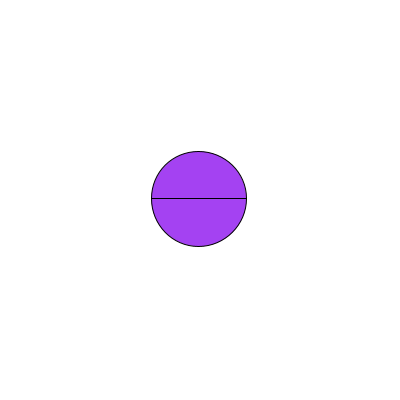
Frame 1 (no input)
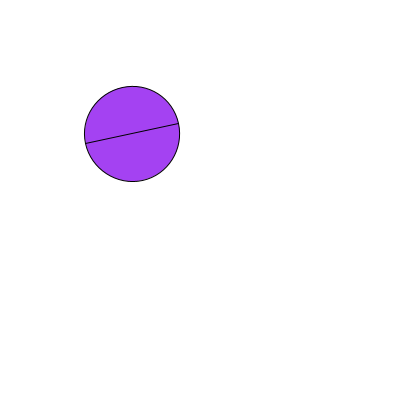
Frame 60 (the mouse pressed at the canvas centre just before this capture)
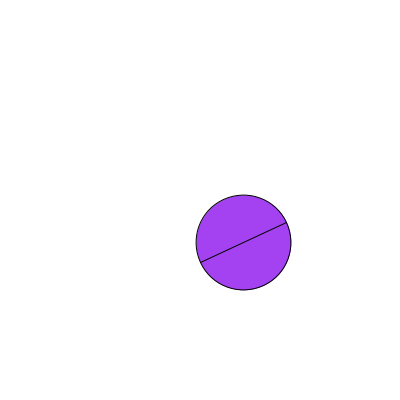
Frame 120 (the mouse held since frame 60 and released just before this capture)

The Processing sketch that drew these frames (run headless with seeded random() and noise(); from frame 60 on, the mouse is pressed at the canvas centre):

// Processing sketch: torque
// ── torque.pde
PhysicsBody b;


void setup(){
  size(400,400);
  b = new PhysicsBody(190,new PVector(width/2,height/2));
  b.applyLinearImpulse(PVector.random2D().mult(300));
  b.applyTorque(PI/6,new PVector(50,10));
}

void draw(){
   
  background(255);
  b.collideWithWalls();
  b.update();
  b.draw();
 if(mousePressed){
   PVector r = PVector.sub(new PVector(mouseX,mouseY),b.position).normalize();
   if(mouseButton == LEFT)b.applyTorque(-PI/3,new PVector(map(mouseX,0,width,-50,50),0));//r.copy().mult(30)
   else b.applyLinearImpulse(r.copy().mult(30));
 }
  
}

// ── PhysicsBody.pde
float g=5, G=5, density=4, maxVel=18;

class PhysicsBody {

  PVector position, velocity, acceleration,angularAcceleration,angularVelocity;
  float radius, mass, angle,inertia;

  color c;

  PhysicsBody(float m, PVector pos) {
    radius = m/density; // not an actual formula, just to simplify the calculation
    mass = m;
    position = pos.copy();
    velocity = new PVector();
    acceleration = new PVector();
    angularVelocity = new PVector();
    angularAcceleration = new PVector();
    inertia = 0.5 * mass * pow(radius, 2);
    c = color(random(255), random(255), random(255));
  }

  void draw() {
   push();
   translate(position.x,position.y);
   rotate(angle);
    fill(c);
    circle(0, 0, radius * 2);
    line(-radius, 0, radius, 0);
    pop();
    //line(0, -radius, 0, radius);
  }

  void attract(PhysicsBody pBody) {
    PVector r = PVector.sub(position, pBody.position);
    float d = constrain(r.mag(), 10, 60);
    PVector force = r.normalize();
    force.mult(G * mass * pBody.mass/pow(d, 2));
    pBody.applyLinearImpulse(force);
  }

  void update() {
    velocity.add(acceleration);
    position.add(velocity);
    angle += angularVelocity.z;
    angularVelocity.add(angularAcceleration);
    angularAcceleration.mult(0);
    acceleration.mult(0);
    velocity.setMag(min(velocity.mag(), maxVel));
  }

  void applyLinearImpulse(PVector force) {
    acceleration.add(force.div(mass));
  }

  void applyTorque(float angle, PVector force) {
    push();
    translate(position.x,position.y);
    PVector r = PVector.fromAngle(angle).mult(radius);
    PVector torque = r.cross(force);
    angularAcceleration.add(torque.div(inertia));
    pop();
 }

  void gravity() {
    applyLinearImpulse(new PVector(0, g));
  }

  void collideWithWalls() {
    if (position.x + radius >= width) {
      velocity.x = -1*abs(velocity.x);
      position.x = width - radius;
    } else if ( position.x - radius <= 0) {
      velocity.x = abs(velocity.x);
      position.x = radius;
    }
    if (position.y - radius  <= 0 ) {
      velocity.y = abs(velocity.y);
      position.y = radius ;
    } else if (position.y + radius >= height) {
      velocity.y = -1*abs(velocity.y);
      position.y = height - radius;
    }
  }
}
